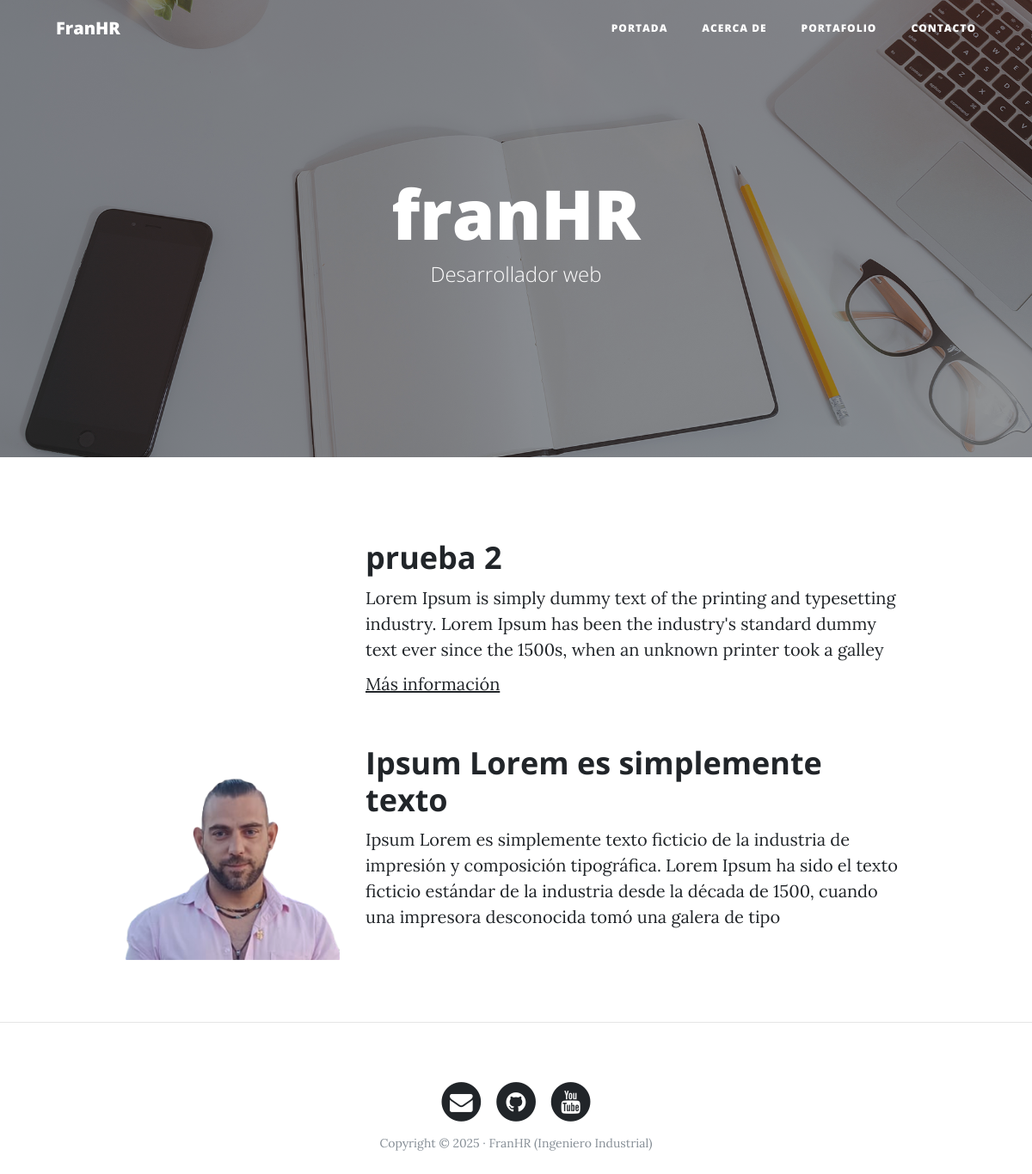
The page /portfolio/ on the database its author committed.
### portfolio/models.py (models this page shows, shortened)
class Project(models.Model):
    title = models.CharField(max_length=200, verbose_name='Título')
    description = models.TextField(verbose_name='Descripción')
    image = models.ImageField(upload_to='projects', verbose_name='Imagen')
    created = models.DateTimeField(auto_now_add=True,    verbose_name='Creado')
    updated = models.DateTimeField(auto_now=True, verbose_name='Actualizado')
    url = models.URLField(null=True, blank=True, verbose_name='URL')
    class Meta:
        verbose_name = 'Proyecto'
        verbose_name_plural = 'Proyectos'
        ordering = ['-created']

### portfolio/views.py (the view)
# urls.py: path('portfolio/', portfolio_views.portfolio, name="portfolio"),
def portfolio(request):
    projects = Project.objects.all()
    return render(request, "portfolio/portfolio.html", {"projects": projects})

### portfolio/templates/portfolio/portfolio.html (shortened to what this page needs)
{% extends "core/base.html" %}
{% load static %}
{% block background %}{% static 'core/img/portfolio-bg.jpg' %}{% endblock %}
{% block headers %}
<h1>franHR</h1>
<span class="subheading">Desarrollador web</span>
{% endblock %}
{% block content %}
{% for project in projects %}
<div class="row project">
    <div class="col-lg-3 col-md-4 offset-lg-1">
        <img class="img-fluid" src="{{project.image.url}}" alt="">
    </div>
  <div class="col-lg-7 col-md-8">
        <h2 class="section-heading title">{{project.title}}</h2>
    <p>{{project.description}}</p>
    {% if project.url %}
    <p><a href="{{project.url}}">Más información</a></p>
    {% endif %}
    </div>
</div>
{% endfor %}
{% endblock %}

### core/templates/core/base.html (shortened to what this page needs)
<!DOCTYPE html>
<html lang="es">
  <head>
    {% load static %}
    <link href="{% static 'core/vendor/bootstrap/css/bootstrap.min.css' %}" rel="stylesheet">
    <link href="{% static 'core/vendor/font-awesome/css/font-awesome.min.css' %}" rel="stylesheet" type="text/css">
    <link href="{% static 'core/css/clean-blog.min.css' %}" rel="stylesheet">
  </head>
  <body>
    <nav class="navbar navbar-expand-lg navbar-light fixed-top" id="mainNav">
      <div class="container">
        <a class="navbar-brand" href="{% url 'home' %}">FranHR</a>
        <div class="collapse navbar-collapse" id="navbarResponsive">
          <ul class="navbar-nav ml-auto">
            <li class="nav-item">
              <a class="nav-link" href="{% url 'home' %}">Portada</a>
            </li>
            <li class="nav-item">
              <a class="nav-link" href="{% url 'about' %}">Acerca de</a>
            </li>
            <li class="nav-item">
              <a class="nav-link" href="{% url 'portfolio' %}">Portafolio</a>
            </li>
            <li class="nav-item">
              <a class="nav-link" href="{% url 'contact' %}">Contacto</a>
            </li>
          </ul>
        </div>
      </div>
    </nav>
    <header class="masthead" style="background-image: url('{% block background %}{% endblock %}')">
      <div class="overlay"></div>
      <div class="container">
        <div class="row">
          <div class="col-lg-8 col-md-10 mx-auto">
            <div class="site-heading">
                {% block headers %}
                {% endblock %}
            </div>
          </div>
        </div>
      </div>
    </header>
    <div class="container">
        {% block content %}{% endblock %}
      </div>
  {% if request.path != '/' %}
    <hr>
  {% endif %}
    <footer>
      <div class="container">
        <div class="row">
          <div class="col-lg-8 col-md-10 mx-auto">
            <ul class="list-inline text-center">
              <li class="list-inline-item">
                <a href="#">
                  <span class="fa-stack fa-lg">
                    <i class="fa fa-circle fa-stack-2x"></i>
                    <i class="fa fa-envelope fa-stack-1x fa-inverse"></i>
                  </span>
                </a>
              </li>
              <li class="list-inline-item">
                <a href="#">
                  <span class="fa-stack fa-lg">
                    <i class="fa fa-circle fa-stack-2x"></i>
                    <i class="fa fa-github fa-stack-1x fa-inverse"></i>
                  </span>
                </a>
              </li>
              <li class="list-inline-item">
                <a href="#">
                  <span class="fa-stack fa-lg">
                    <i class="fa fa-circle fa-stack-2x"></i>
                    <i class="fa fa-youtube fa-stack-1x fa-inverse"></i>
                  </span>
                </a>
              </li>
            </ul>
            <p class="copyright text-muted">Copyright &copy; 2025 · FranHR (Ingeniero Industrial) </p>
          </div>
        </div>
      </div>
    </footer>
  </body>
</html>

### rows shown on the page
Project: title "prueba 2", description "Lorem Ipsum is simply dummy text of the printing and typesetting industry. Lorem Ipsum has been the industry's standard dummy text ever since the 1500s, when an unknown printer took a galley"
Project: image (picture), title "Ipsum Lorem es simplemente texto", description "Ipsum Lorem es simplemente texto ficticio de la industria de impresión y composición tipográfica. Lorem Ipsum ha sido el texto ficticio estándar de la industria desde la década de 1500, cuando una impresora desconocida tomó una galera de tipo"
